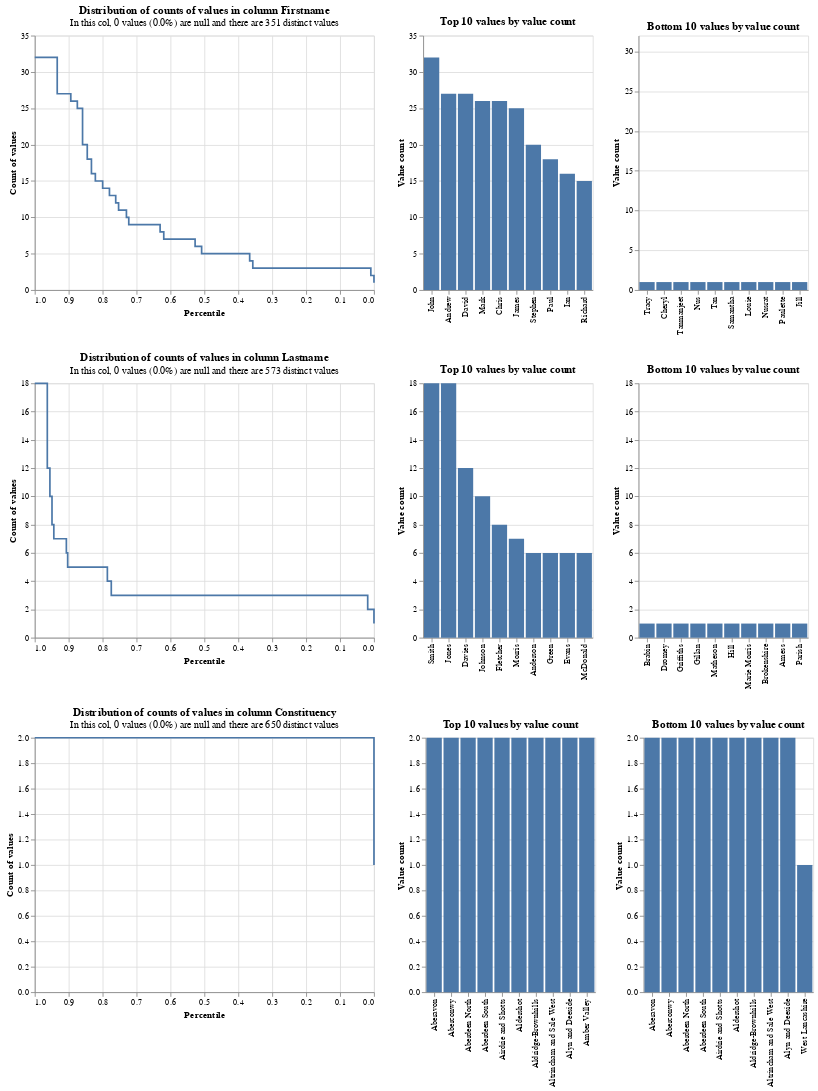

Notebook code cell kept with this figure:
### Code cell
# Examine distribution of columns to be matched

linker.profile_columns(['Firstname','Lastname','Constituency'])

### Figure 1 — Vega-Lite specification as saved in the notebook (floating-point values rounded to 4 significant figures)
{"config": {"view": {"continuousWidth": 400, "continuousHeight": 300}}, "vconcat": [{"hconcat": [{"data": {"values": [{"percentile_ex_nulls": 0.9754, "percentile_inc_nulls": 0.9754, "value_count": 32, "group_name": "Firstname", "total_non_null_rows": 1299, "total_rows_inc_nulls": 1299, "sum_tokens_in_value_count_group": 32.0, "distinct_value_count": 351}, {"percentile_ex_nulls": 0.9338, "percentile_inc_nulls": 0.9338, "value_count": 27, "group_name": "Firstname", "total_non_null_rows": 1299, "total_rows_inc_nulls": 1299, "sum_tokens_in_value_count_group": 54.0, "distinct_value_count": 351}, {"percentile_ex_nulls": 0.8938, "percentile_inc_nulls": 0.8938, "value_count": 26, "group_name": "Firstname", "total_non_null_rows": 1299, "total_rows_inc_nulls": 1299, "sum_tokens_in_value_count_group": 52.0, "distinct_value_count": 351}, {"percentile_ex_nulls": 0.8745, "percentile_inc_nulls": 0.8745, "value_count": 25, "group_name": "Firstname", "total_non_null_rows": 1299, "total_rows_inc_nulls": 1299, "sum_tokens_in_value_count_group": 25.0, "distinct_value_count": 351}, {"percentile_ex_nulls": 0.8591, "percentile_inc_nulls": 0.8591, "value_count": 20, "group_name": "Firstname", "total_non_null_rows": 1299, "total_rows_inc_nulls": 1299, "sum_tokens_in_value_count_group": 20.0, "distinct_value_count": 351}, {"percentile_ex_nulls": 0.8453, "percentile_inc_nulls": 0.8453, "value_count": 18, "group_name": "Firstname", "total_non_null_rows": 1299, "total_rows_inc_nulls": 1299, "sum_tokens_in_value_count_group": 18.0, "distinct_value_count": 351}, {"percentile_ex_nulls": 0.8329, "percentile_inc_nulls": 0.8329, "value_count": 16, "group_name": "Firstname", "total_non_null_rows": 1299, "total_rows_inc_nulls": 1299, "sum_tokens_in_value_count_group": 16.0, "distinct_value_count": 351}, {"percentile_ex_nulls": 0.8214, "percentile_inc_nulls": 0.8214, "value_count": 15, "group_name": "Firstname", "total_non_null_rows": 1299, "total_rows_inc_nulls": 1299, "sum_tokens_in_value_count_group": 15.0, "distinct_value_count": 351}, {"percentile_ex_nulls": 0.7998, "percentile_inc_nulls": 0.7998, "value_count": 14, "group_name": "Firstname", "total_non_null_rows": 1299, "total_rows_inc_nulls": 1299, "sum_tokens_in_value_count_group": 28.0, "distinct_value_count": 351}, {"percentile_ex_nulls": 0.7798, "percentile_inc_nulls": 0.7798, "value_count": 13, "group_name": "Firstname", "total_non_null_rows": 1299, "total_rows_inc_nulls": 1299, "sum_tokens_in_value_count_group": 26.0, "distinct_value_count": 351}, {"percentile_ex_nulls": 0.7614, "percentile_inc_nulls": 0.7614, "value_count": 12, "group_name": "Firstname", "total_non_null_rows": 1299, "total_rows_inc_nulls": 1299, "sum_tokens_in_value_count_group": 24.0, "distinct_value_count": 351}, {"percentile_ex_nulls": 0.7529, "percentile_inc_nulls": 0.7529, "value_count": 11, "group_name": "Firstname", "total_non_null_rows": 1299, "total_rows_inc_nulls": 1299, "sum_tokens_in_value_count_group": 11.0, "distinct_value_count": 351}, {"percentile_ex_nulls": 0.7298, "percentile_inc_nulls": 0.7298, "value_count": 10, "group_name": "Firstname", "total_non_null_rows": 1299, "total_rows_inc_nulls": 1299, "sum_tokens_in_value_count_group": 30.0, "distinct_value_count": 351}, {"percentile_ex_nulls": 0.7229, "percentile_inc_nulls": 0.7229, "value_count": 9, "group_name": "Firstname", "total_non_null_rows": 1299, "total_rows_inc_nulls": 1299, "sum_tokens_in_value_count_group": 9.0, "distinct_value_count": 351}, {"percentile_ex_nulls": 0.6305, "percentile_inc_nulls": 0.6305, "value_count": 8, "group_name": "Firstname", "total_non_null_rows": 1299, "total_rows_inc_nulls": 1299, "sum_tokens_in_value_count_group": 120.0, "distinct_value_count": 351}, {"percentile_ex_nulls": 0.6197, "percentile_inc_nulls": 0.6197, "value_count": 7, "group_name": "Firstname", "total_non_null_rows": 1299, "total_rows_inc_nulls": 1299, "sum_tokens_in_value_count_group": 14.0, "distinct_value_count": 351}, {"percentile_ex_nulls": 0.5273, "percentile_inc_nulls": 0.5273, "value_count": 6, "group_name": "Firstname", "total_non_null_rows": 1299, "total_rows_inc_nulls": 1299, "sum_tokens_in_value_count_group": 120.0, "distinct_value_count": 351}, {"percentile_ex_nulls": 0.5081, "percentile_inc_nulls": 0.5081, "value_count": 5, "group_name": "Firstname", "total_non_null_rows": 1299, "total_rows_inc_nulls": 1299, "sum_tokens_in_value_count_group": 25.0, "distinct_value_count": 351}, {"percentile_ex_nulls": 0.3664, "percentile_inc_nulls": 0.3664, "value_count": 4, "group_name": "Firstname", "total_non_null_rows": 1299, "total_rows_inc_nulls": 1299, "sum_tokens_in_value_count_group": 184.0, "distinct_value_count": 351}, {"percentile_ex_nulls": 0.3572, "percentile_inc_nulls": 0.3572, "value_count": 3, "group_name": "Firstname", "total_non_null_rows": 1299, "total_rows_inc_nulls": 1299, "sum_tokens_in_value_count_group": 12.0, "distinct_value_count": 351}, {"percentile_ex_nulls": 0.009238, "percentile_inc_nulls": 0.009238, "value_count": 2, "group_name": "Firstname", "total_non_null_rows": 1299, "total_rows_inc_nulls": 1299, "sum_tokens_in_value_count_group": 452.0, "distinct_value_count": 351}, {"percentile_ex_nulls": 0.0, "percentile_inc_nulls": 0.0, "value_count": 1, "group_name": "Firstname", "total_non_null_rows": 1299, "total_rows_inc_nulls": 1299, "sum_tokens_in_value_count_group": 12.0, "distinct_value_count": 351}, {"percentile_ex_nulls": 1.0, "percentile_inc_nulls": 1.0, "value_count": 32, "group_name": "Firstname", "total_non_null_rows": 1299, "total_rows_inc_nulls": 1299, "sum_tokens_in_value_count_group": 32.0, "distinct_value_count": 351}]}, "mark": {"type": "line", "interpolate": "step-after"}, "encoding": {"x": {"type": "quantitative", "field": "percentile_ex_nulls", "sort": "descending", "title": "Percentile"}, "y": {"type": "quantitative", "field": "value_count", "title": "Count of values"}, "tooltip": [{"field": "value_count", "type": "quantitative"}, {"field": "percentile_ex_nulls", "type": "quantitative"}, {"field": "percentile_inc_nulls", "type": "quantitative"}, {"field": "total_non_null_rows", "type": "quantitative"}, {"field": "total_rows_inc_nulls", "type": "quantitative"}]}, "title": {"text": "Distribution of counts of values in column Firstname", "subtitle": "In this col, 0 values (0.0%) are null and there are 351 distinct values"}}, {"data": {"values": [{"value_count": 32, "group_name": "Firstname", "value": "John", "total_non_null_rows": 1299, "total_rows_inc_nulls": 1299, "distinct_value_count": 351}, {"value_count": 27, "group_name": "Firstname", "value": "Andrew", "total_non_null_rows": 1299, "total_rows_inc_nulls": 1299, "distinct_value_count": 351}, {"value_count": 27, "group_name": "Firstname", "value": "David", "total_non_null_rows": 1299, "total_rows_inc_nulls": 1299, "distinct_value_count": 351}, {"value_count": 26, "group_name": "Firstname", "value": "Mark", "total_non_null_rows": 1299, "total_rows_inc_nulls": 1299, "distinct_value_count": 351}, {"value_count": 26, "group_name": "Firstname", "value": "Chris", "total_non_null_rows": 1299, "total_rows_inc_nulls": 1299, "distinct_value_count": 351}, {"value_count": 25, "group_name": "Firstname", "value": "James", "total_non_null_rows": 1299, "total_rows_inc_nulls": 1299, "distinct_value_count": 351}, {"value_count": 20, "group_name": "Firstname", "value": "Stephen", "total_non_null_rows": 1299, "total_rows_inc_nulls": 1299, "distinct_value_count": 351}, {"value_count": 18, "group_name": "Firstname", "value": "Paul", "total_non_null_rows": 1299, "total_rows_inc_nulls": 1299, "distinct_value_count": 351}, {"value_count": 16, "group_name": "Firstname", "value": "Ian", "total_non_null_rows": 1299, "total_rows_inc_nulls": 1299, "distinct_value_count": 351}, {"value_count": 15, "group_name": "Firstname", "value": "Richard", "total_non_null_rows": 1299, "total_rows_inc_nulls": 1299, "distinct_value_count": 351}]}, "mark": "bar", "encoding": {"x": {"type": "nominal", "field": "value", "sort": "-y", "title": null}, "y": {"type": "quantitative", "field": "value_count", "title": "Value count"}, "tooltip": [{"field": "value", "type": "nominal"}, {"field": "value_count", "type": "quantitative"}, {"field": "total_non_null_rows", "type": "quantitative"}, {"field": "total_rows_inc_nulls", "type": "quantitative"}]}, "title": "Top 10 values by value count"}, {"data": {"values": [{"value_count": 1, "group_name": "Firstname", "value": "Tracy", "total_non_null_rows": 1299, "total_rows_inc_nulls": 1299, "distinct_value_count": 351}, {"value_count": 1, "group_name": "Firstname", "value": "Cheryl", "total_non_null_rows": 1299, "total_rows_inc_nulls": 1299, "distinct_value_count": 351}, {"value_count": 1, "group_name": "Firstname", "value": "Tanmanjeet", "total_non_null_rows": 1299, "total_rows_inc_nulls": 1299, "distinct_value_count": 351}, {"value_count": 1, "group_name": "Firstname", "value": "Nus", "total_non_null_rows": 1299, "total_rows_inc_nulls": 1299, "distinct_value_count": 351}, {"value_count": 1, "group_name": "Firstname", "value": "Tan", "total_non_null_rows": 1299, "total_rows_inc_nulls": 1299, "distinct_value_count": 351}, {"value_count": 1, "group_name": "Firstname", "value": "Samantha", "total_non_null_rows": 1299, "total_rows_inc_nulls": 1299, "distinct_value_count": 351}, {"value_count": 1, "group_name": "Firstname", "value": "Louie", "total_non_null_rows": 1299, "total_rows_inc_nulls": 1299, "distinct_value_count": 351}, {"value_count": 1, "group_name": "Firstname", "value": "Nusrat", "total_non_null_rows": 1299, "total_rows_inc_nulls": 1299, "distinct_value_count": 351}, {"value_count": 1, "group_name": "Firstname", "value": "Paulette", "total_non_null_rows": 1299, "total_rows_inc_nulls": 1299, "distinct_value_count": 351}, {"value_count": 1, "group_name": "Firstname", "value": "Jill", "total_non_null_rows": 1299, "total_rows_inc_nulls": 1299, "distinct_value_count": 351}]}, "mark": "bar", "encoding": {"x": {"type": "nominal", "field": "value", "sort": "-y", "title": null}, "y": {"type": "quantitative", "field": "value_count", "title": "Value count", "scale": {"domain": [0, 32]}}, "tooltip": [{"field": "value", "type": "nominal"}, {"field": "value_count", "type": "quantitative"}, {"field": "total_non_null_rows", "type": "quantitative"}, {"field": "total_rows_inc_nulls", "type": "quantitative"}]}, "title": "Bottom 10 values by value count"}]}, {"hconcat": [{"data": {"values": [{"percentile_ex_nulls": 0.9723, "percentile_inc_nulls": 0.9723, "value_count": 18, "group_name": "Lastname", "total_non_null_rows": 1299, "total_rows_inc_nulls": 1299, "sum_tokens_in_value_count_group": 36.0, "distinct_value_count": 573}, {"percentile_ex_nulls": 0.963, "percentile_inc_nulls": 0.963, "value_count": 12, "group_name": "Lastname", "total_non_null_rows": 1299, "total_rows_inc_nulls": 1299, "sum_tokens_in_value_count_group": 12.0, "distinct_value_count": 573}, {"percentile_ex_nulls": 0.9554, "percentile_inc_nulls": 0.9554, "value_count": 10, "group_name": "Lastname", "total_non_null_rows": 1299, "total_rows_inc_nulls": 1299, "sum_tokens_in_value_count_group": 10.0, "distinct_value_count": 573}, {"percentile_ex_nulls": 0.9492, "percentile_inc_nulls": 0.9492, "value_count": 8, "group_name": "Lastname", "total_non_null_rows": 1299, "total_rows_inc_nulls": 1299, "sum_tokens_in_value_count_group": 8.0, "distinct_value_count": 573}, {"percentile_ex_nulls": 0.9438, "percentile_inc_nulls": 0.9438, "value_count": 7, "group_name": "Lastname", "total_non_null_rows": 1299, "total_rows_inc_nulls": 1299, "sum_tokens_in_value_count_group": 7.0, "distinct_value_count": 573}, {"percentile_ex_nulls": 0.9069, "percentile_inc_nulls": 0.9069, "value_count": 6, "group_name": "Lastname", "total_non_null_rows": 1299, "total_rows_inc_nulls": 1299, "sum_tokens_in_value_count_group": 48.0, "distinct_value_count": 573}, {"percentile_ex_nulls": 0.903, "percentile_inc_nulls": 0.903, "value_count": 5, "group_name": "Lastname", "total_non_null_rows": 1299, "total_rows_inc_nulls": 1299, "sum_tokens_in_value_count_group": 5.0, "distinct_value_count": 573}, {"percentile_ex_nulls": 0.786, "percentile_inc_nulls": 0.786, "value_count": 4, "group_name": "Lastname", "total_non_null_rows": 1299, "total_rows_inc_nulls": 1299, "sum_tokens_in_value_count_group": 152.0, "distinct_value_count": 573}, {"percentile_ex_nulls": 0.7744, "percentile_inc_nulls": 0.7744, "value_count": 3, "group_name": "Lastname", "total_non_null_rows": 1299, "total_rows_inc_nulls": 1299, "sum_tokens_in_value_count_group": 15.0, "distinct_value_count": 573}, {"percentile_ex_nulls": 0.01848, "percentile_inc_nulls": 0.01848, "value_count": 2, "group_name": "Lastname", "total_non_null_rows": 1299, "total_rows_inc_nulls": 1299, "sum_tokens_in_value_count_group": 982.0, "distinct_value_count": 573}, {"percentile_ex_nulls": 0.0, "percentile_inc_nulls": 0.0, "value_count": 1, "group_name": "Lastname", "total_non_null_rows": 1299, "total_rows_inc_nulls": 1299, "sum_tokens_in_value_count_group": 24.0, "distinct_value_count": 573}, {"percentile_ex_nulls": 1.0, "percentile_inc_nulls": 1.0, "value_count": 18, "group_name": "Lastname", "total_non_null_rows": 1299, "total_rows_inc_nulls": 1299, "sum_tokens_in_value_count_group": 36.0, "distinct_value_count": 573}]}, "mark": {"type": "line", "interpolate": "step-after"}, "encoding": {"x": {"type": "quantitative", "field": "percentile_ex_nulls", "sort": "descending", "title": "Percentile"}, "y": {"type": "quantitative", "field": "value_count", "title": "Count of values"}, "tooltip": [{"field": "value_count", "type": "quantitative"}, {"field": "percentile_ex_nulls", "type": "quantitative"}, {"field": "percentile_inc_nulls", "type": "quantitative"}, {"field": "total_non_null_rows", "type": "quantitative"}, {"field": "total_rows_inc_nulls", "type": "quantitative"}]}, "title": {"text": "Distribution of counts of values in column Lastname", "subtitle": "In this col, 0 values (0.0%) are null and there are 573 distinct values"}}, {"data": {"values": [{"value_count": 18, "group_name": "Lastname", "value": "Smith", "total_non_null_rows": 1299, "total_rows_inc_nulls": 1299, "distinct_value_count": 573}, {"value_count": 18, "group_name": "Lastname", "value": "Jones", "total_non_null_rows": 1299, "total_rows_inc_nulls": 1299, "distinct_value_count": 573}, {"value_count": 12, "group_name": "Lastname", "value": "Davies", "total_non_null_rows": 1299, "total_rows_inc_nulls": 1299, "distinct_value_count": 573}, {"value_count": 10, "group_name": "Lastname", "value": "Johnson", "total_non_null_rows": 1299, "total_rows_inc_nulls": 1299, "distinct_value_count": 573}, {"value_count": 8, "group_name": "Lastname", "value": "Fletcher", "total_non_null_rows": 1299, "total_rows_inc_nulls": 1299, "distinct_value_count": 573}, {"value_count": 7, "group_name": "Lastname", "value": "Morris", "total_non_null_rows": 1299, "total_rows_inc_nulls": 1299, "distinct_value_count": 573}, {"value_count": 6, "group_name": "Lastname", "value": "Anderson", "total_non_null_rows": 1299, "total_rows_inc_nulls": 1299, "distinct_value_count": 573}, {"value_count": 6, "group_name": "Lastname", "value": "Green", "total_non_null_rows": 1299, "total_rows_inc_nulls": 1299, "distinct_value_count": 573}, {"value_count": 6, "group_name": "Lastname", "value": "Evans", "total_non_null_rows": 1299, "total_rows_inc_nulls": 1299, "distinct_value_count": 573}, {"value_count": 6, "group_name": "Lastname", "value": "McDonald", "total_non_null_rows": 1299, "total_rows_inc_nulls": 1299, "distinct_value_count": 573}]}, "mark": "bar", "encoding": {"x": {"type": "nominal", "field": "value", "sort": "-y", "title": null}, "y": {"type": "quantitative", "field": "value_count", "title": "Value count"}, "tooltip": [{"field": "value", "type": "nominal"}, {"field": "value_count", "type": "quantitative"}, {"field": "total_non_null_rows", "type": "quantitative"}, {"field": "total_rows_inc_nulls", "type": "quantitative"}]}, "title": "Top 10 values by value count"}, {"data": {"values": [{"value_count": 1, "group_name": "Lastname", "value": "Brabin", "total_non_null_rows": 1299, "total_rows_inc_nulls": 1299, "distinct_value_count": 573}, {"value_count": 1, "group_name": "Lastname", "value": "Dromey", "total_non_null_rows": 1299, "total_rows_inc_nulls": 1299, "distinct_value_count": 573}, {"value_count": 1, "group_name": "Lastname", "value": "Griffiths", "total_non_null_rows": 1299, "total_rows_inc_nulls": 1299, "distinct_value_count": 573}, {"value_count": 1, "group_name": "Lastname", "value": "Gillan", "total_non_null_rows": 1299, "total_rows_inc_nulls": 1299, "distinct_value_count": 573}, {"value_count": 1, "group_name": "Lastname", "value": "Matheson", "total_non_null_rows": 1299, "total_rows_inc_nulls": 1299, "distinct_value_count": 573}, {"value_count": 1, "group_name": "Lastname", "value": "Hill", "total_non_null_rows": 1299, "total_rows_inc_nulls": 1299, "distinct_value_count": 573}, {"value_count": 1, "group_name": "Lastname", "value": "Marie Morris", "total_non_null_rows": 1299, "total_rows_inc_nulls": 1299, "distinct_value_count": 573}, {"value_count": 1, "group_name": "Lastname", "value": "Brokenshire", "total_non_null_rows": 1299, "total_rows_inc_nulls": 1299, "distinct_value_count": 573}, {"value_count": 1, "group_name": "Lastname", "value": "Amess", "total_non_null_rows": 1299, "total_rows_inc_nulls": 1299, "distinct_value_count": 573}, {"value_count": 1, "group_name": "Lastname", "value": "Parish", "total_non_null_rows": 1299, "total_rows_inc_nulls": 1299, "distinct_value_count": 573}]}, "mark": "bar", "encoding": {"x": {"type": "nominal", "field": "value", "sort": "-y", "title": null}, "y": {"type": "quantitative", "field": "value_count", "title": "Value count", "scale": {"domain": [0, 18]}}, "tooltip": [{"field": "value", "type": "nominal"}, {"field": "value_count", "type": "quantitative"}, {"field": "total_non_null_rows", "type": "quantitative"}, {"field": "total_rows_inc_nulls", "type": "quantitative"}]}, "title": "Bottom 10 values by value count"}]}, {"hconcat": [{"data": {"values": [{"percentile_ex_nulls": 0.0007698, "percentile_inc_nulls": 0.0007698, "value_count": 2, "group_name": "Constituency", "total_non_null_rows": 1299, "total_rows_inc_nulls": 1299, "sum_tokens_in_value_count_group": 1298.0, "distinct_value_count": 650}, {"percentile_ex_nulls": 0.0, "percentile_inc_nulls": 0.0, "value_count": 1, "group_name": "Constituency", "total_non_null_rows": 1299, "total_rows_inc_nulls": 1299, "sum_tokens_in_value_count_group": 1.0, "distinct_value_count": 650}, {"percentile_ex_nulls": 1.0, "percentile_inc_nulls": 1.0, "value_count": 2, "group_name": "Constituency", "total_non_null_rows": 1299, "total_rows_inc_nulls": 1299, "sum_tokens_in_value_count_group": 1298.0, "distinct_value_count": 650}]}, "mark": {"type": "line", "interpolate": "step-after"}, "encoding": {"x": {"type": "quantitative", "field": "percentile_ex_nulls", "sort": "descending", "title": "Percentile"}, "y": {"type": "quantitative", "field": "value_count", "title": "Count of values"}, "tooltip": [{"field": "value_count", "type": "quantitative"}, {"field": "percentile_ex_nulls", "type": "quantitative"}, {"field": "percentile_inc_nulls", "type": "quantitative"}, {"field": "total_non_null_rows", "type": "quantitative"}, {"field": "total_rows_inc_nulls", "type": "quantitative"}]}, "title": {"text": "Distribution of counts of values in column Constituency", "subtitle": "In this col, 0 values (0.0%) are null and there are 650 distinct values"}}, {"data": {"values": [{"value_count": 2, "group_name": "Constituency", "value": "Aberavon", "total_non_null_rows": 1299, "total_rows_inc_nulls": 1299, "distinct_value_count": 650}, {"value_count": 2, "group_name": "Constituency", "value": "Aberconwy", "total_non_null_rows": 1299, "total_rows_inc_nulls": 1299, "distinct_value_count": 650}, {"value_count": 2, "group_name": "Constituency", "value": "Aberdeen North", "total_non_null_rows": 1299, "total_rows_inc_nulls": 1299, "distinct_value_count": 650}, {"value_count": 2, "group_name": "Constituency", "value": "Aberdeen South", "total_non_null_rows": 1299, "total_rows_inc_nulls": 1299, "distinct_value_count": 650}, {"value_count": 2, "group_name": "Constituency", "value": "Airdrie and Shotts", "total_non_null_rows": 1299, "total_rows_inc_nulls": 1299, "distinct_value_count": 650}, {"value_count": 2, "group_name": "Constituency", "value": "Aldershot", "total_non_null_rows": 1299, "total_rows_inc_nulls": 1299, "distinct_value_count": 650}, {"value_count": 2, "group_name": "Constituency", "value": "Aldridge-Brownhills", "total_non_null_rows": 1299, "total_rows_inc_nulls": 1299, "distinct_value_count": 650}, {"value_count": 2, "group_name": "Constituency", "value": "Altrincham and Sale West", "total_non_null_rows": 1299, "total_rows_inc_nulls": 1299, "distinct_value_count": 650}, {"value_count": 2, "group_name": "Constituency", "value": "Alyn and Deeside", "total_non_null_rows": 1299, "total_rows_inc_nulls": 1299, "distinct_value_count": 650}, {"value_count": 2, "group_name": "Constituency", "value": "Amber Valley", "total_non_null_rows": 1299, "total_rows_inc_nulls": 1299, "distinct_value_count": 650}]}, "mark": "bar", "encoding": {"x": {"type": "nominal", "field": "value", "sort": "-y", "title": null}, "y": {"type": "quantitative", "field": "value_count", "title": "Value count"}, "tooltip": [{"field": "value", "type": "nominal"}, {"field": "value_count", "type": "quantitative"}, {"field": "total_non_null_rows", "type": "quantitative"}, {"field": "total_rows_inc_nulls", "type": "quantitative"}]}, "title": "Top 10 values by value count"}, {"data": {"values": [{"value_count": 1, "group_name": "Constituency", "value": "West Lancashire", "total_non_null_rows": 1299, "total_rows_inc_nulls": 1299, "distinct_value_count": 650}, {"value_count": 2, "group_name": "Constituency", "value": "Aberavon", "total_non_null_rows": 1299, "total_rows_inc_nulls": 1299, "distinct_value_count": 650}, {"value_count": 2, "group_name": "Constituency", "value": "Aberconwy", "total_non_null_rows": 1299, "total_rows_inc_nulls": 1299, "distinct_value_count": 650}, {"value_count": 2, "group_name": "Constituency", "value": "Aberdeen North", "total_non_null_rows": 1299, "total_rows_inc_nulls": 1299, "distinct_value_count": 650}, {"value_count": 2, "group_name": "Constituency", "value": "Aberdeen South", "total_non_null_rows": 1299, "total_rows_inc_nulls": 1299, "distinct_value_count": 650}, {"value_count": 2, "group_name": "Constituency", "value": "Airdrie and Shotts", "total_non_null_rows": 1299, "total_rows_inc_nulls": 1299, "distinct_value_count": 650}, {"value_count": 2, "group_name": "Constituency", "value": "Aldershot", "total_non_null_rows": 1299, "total_rows_inc_nulls": 1299, "distinct_value_count": 650}, {"value_count": 2, "group_name": "Constituency", "value": "Aldridge-Brownhills", "total_non_null_rows": 1299, "total_rows_inc_nulls": 1299, "distinct_value_count": 650}, {"value_count": 2, "group_name": "Constituency", "value": "Altrincham and Sale West", "total_non_null_rows": 1299, "total_rows_inc_nulls": 1299, "distinct_value_count": 650}, {"value_count": 2, "group_name": "Constituency", "value": "Alyn and Deeside", "total_non_null_rows": 1299, "total_rows_inc_nulls": 1299, "distinct_value_count": 650}]}, "mark": "bar", "encoding": {"x": {"type": "nominal", "field": "value", "sort": "-y", "title": null}, "y": {"type": "quantitative", "field": "value_count", "title": "Value count", "scale": {"domain": [0, 2]}}, "tooltip": [{"field": "value", "type": "nominal"}, {"field": "value_count", "type": "quantitative"}, {"field": "total_non_null_rows", "type": "quantitative"}, {"field": "total_rows_inc_nulls", "type": "quantitative"}]}, "title": "Bottom 10 values by value count"}]}], "$schema": "https://vega.github.io/schema/vega-lite/v4.8.1.json"}
